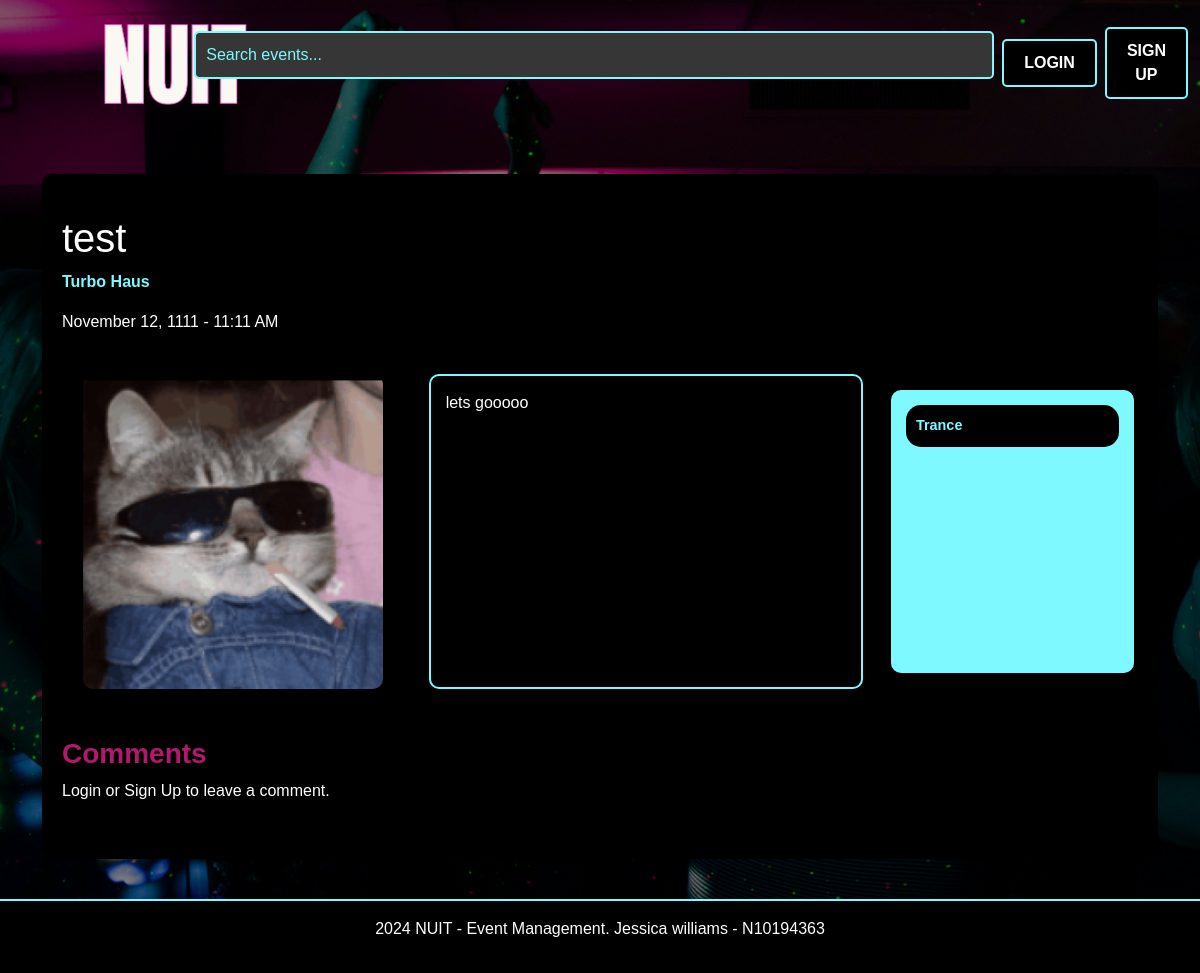
/event-details/1, run on an earlier commit of the app's database.
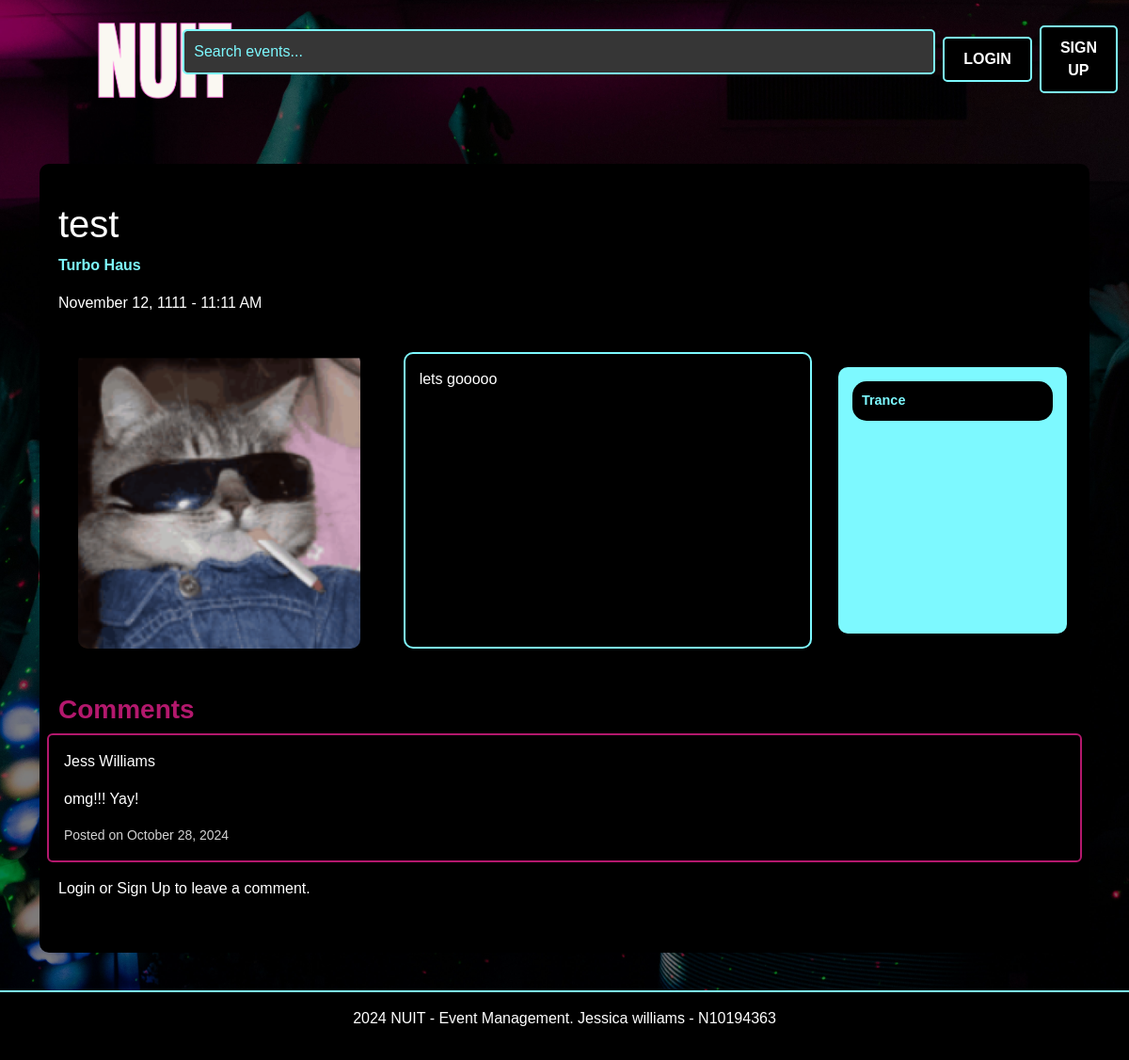
And on a later commit of the database.
### website/models.py (models this page shows)
class Event(db.Model):
    id = db.Column(db.Integer, primary_key=True)
    name = db.Column(db.String(100), nullable=False)
    location = db.Column(db.String(100), nullable=False)
    date = db.Column(db.DateTime, nullable=False)
    description = db.Column(db.Text, nullable=True)
    available_tickets = db.Column(db.Integer, nullable=False)
    categories = db.Column(db.String(200), nullable=False)
    status = db.Column(db.String(200), default="Tickets available", nullable=False)
    image = db.Column(db.String(100), nullable=True)
    creator_id = db.Column(db.Integer, db.ForeignKey('user.id'), nullable=False)
    comments = db.relationship('Comment', backref='event', lazy=True)
    bookings = db.relationship('Booking', backref='event', lazy=True)

class Comment(db.Model):
    id = db.Column(db.Integer, primary_key=True)
    text = db.Column(db.String(500), nullable=False)
    created_at = db.Column(db.DateTime, default=datetime.now(timezone.utc))
    user_id = db.Column(db.Integer, db.ForeignKey('user.id'), nullable=False)
    event_id = db.Column(db.Integer, db.ForeignKey('event.id'), nullable=False)

class User(db.Model, UserMixin):
    id = db.Column(db.Integer, primary_key=True)
    first_name = db.Column(db.String(100), nullable=False)
    last_name = db.Column(db.String(100), nullable=False)
    email = db.Column(db.String(100), unique=True, nullable=False)
    password_hash = db.Column(db.String(128), nullable=False)
    comments = db.relationship('Comment', backref='user', lazy=True)
    bookings = db.relationship('Booking', backref='user', lazy=True)
    created_events = db.relationship('Event', backref='creator', lazy=True)

### website/views.py (the view)
@main_bp.route('/event-details/<int:event_id>', methods=['GET', 'POST'])
def event_details(event_id):
    event = Event.query.get_or_404(event_id)
    comments = Comment.query.filter_by(event_id=event_id).all()
    comment_form = CommentForm()
    booking_form = BookingForm()
    return render_template('event_details.html', event=event, comments=comments, comment_form=comment_form, booking_form=booking_form)

### website/forms.py
class CommentForm(FlaskForm):
    text = TextAreaField("Comment", validators=[InputRequired(), Length(max=500)])
    submit = SubmitField("Post")

class BookingForm(FlaskForm):
    quantity = IntegerField("Ticket Quantity", validators=[InputRequired(), NumberRange(min=1)])
    user_id = HiddenField("UserID", validators=[InputRequired()])
    event_id = HiddenField("EventID", validators=[InputRequired()])
    submit = SubmitField("Book Now")

### website/templates/event_details.html (shortened to what this page needs)
{% extends "base.html" %} {% from "bootstrap5/form.html" import render_form %}
{% block content %}
<div class="container mt-5">
  <div class="section-background">
    <div class="row d-flex justify-content-between align-items-center">
      <div class="col-md-6">
        <h1>{{ event.name }}</h1>
        <p class="location">{{ event.location }}</p>
        <p>{{ event.date.strftime('%B %d, %Y - %I:%M %p') }}</p>
      </div>
    </div>
    <div class="row d-flex align-items-stretch mt-4">
      <div class="col-md-4 d-flex justify-content-center align-items-stretch">
        <img
        src="{{ url_for('static', filename=event.image.replace('website/static/', '')) }}"
        alt="Event Image"
        class="img-fluid"
        style="max-width: 100%; border-radius: 10px"
      />
      </div>
      <div class="col-md-5 d-flex flex-column">
        <div
          class="description d-flex flex-column justify-content-between"
          style="
            background-color: black;
            color: white;
            border: 2px solid #7df9ff;
            padding: 15px;
            border-radius: 10px;
            height: 100%;
          "
        >
          <p style="text-align: justify">{{ event.description }}</p>
        </div>
      </div>
      <div
        class="col-md-3 d-flex flex-column justify-content-start p-3 align-items-stretch"
      >
        <div class="music-tags d-flex flex-column justify-content-start">
          {% for category in event.categories.split(',') %}
          <span class="pill-tag">{{ category }}</span>
          {% endfor %}
        </div>
      </div>
    </div>
    <div class="row mt-5">
      <h3>Comments</h3>
      {% for comment in comments %}
          <div class="card p-3 mb-3 comment-card">
            <p class="username">{{ comment.user.first_name }} {{ comment.user.last_name }}</p>
              <p>{{ comment.text }}</p>
              <small>Posted on {{ comment.created_at.strftime('%B %d, %Y') }}</small>
          </div>
      {% endfor %}
        </div>
        {% if current_user.is_authenticated %}
        <h4>Leave a Comment</h4>
        <form
          method="POST"
          action="{{ url_for('event_bp.post_comment', event_id=event.id) }}"
        >
          {{ comment_form.hidden_tag() }}
          <div class="mb-3">
            {{ comment_form.text.label(class="form-label") }} {{
              comment_form.text(class="form-control", rows="3") }}
          </div>
          {{ comment_form.submit(class="btn btn-primary") }}
        </form>
        {% else %}
        <p>Login or Sign Up to leave a comment.</p>
          {% endif %}
      </div>
    </div>
{% endblock %}

### website/templates/base.html (shortened to what this page needs)
<html>
  <head>
    <link
      href="https://cdn.jsdelivr.net/npm/bootstrap@5.3.2/dist/css/bootstrap.min.css"
      rel="stylesheet"
    />
    <link
      rel="stylesheet"
      href="{{ url_for('static', filename='css/styles.css') }}"
    />
  </head>
  <body>
    <header>
      <nav class="navbar navbar-expand-lg navbar-dark bg-dark">
        <div
          class="container-fluid d-flex justify-content-between align-items-center"
        >
          <a class="navbar-brand" href="{{ url_for('main.index') }}">
            <img src="static/img/logo.png" alt="Nuit Logo" class="logo" />
          </a>
          <form class="d-flex mx-auto">
            <input
              class="form-control"
              type="search"
              placeholder="Search events..."
              aria-label="Search"
              style="width: 800px"
            />
          </form>
          {% if current_user.is_authenticated %}
          <div class="d-flex ms-2">
            <a href="{{ url_for('main.create_event') }}">
              <button class="btn">Create Event +</button>
            </a>
          </div>
          <div class="d-flex ms-2">
            <a href="{{ url_for('main.user_events') }}" class="btn"
              >My Events</a
            >
          </div>
          <div class="d-flex ms-2">
            <a href="{{ url_for('main.booking_history') }}" class="btn"
              >Booking History</a
            >
          </div>
          <div class="d-flex ms-2">
            <a href="{{ url_for('auth.logout') }}" class="btn">Log Out</a>
          </div>
          {% else %}
          <div class="d-flex ms-2">
            <button
              type="button"
              class="btn btn-filter"
              data-bs-toggle="modal"
              data-bs-target="#loginModal"
            >
              Login
            </button>
          </div>
          <div class="d-flex ms-2">
            <button
              type="button"
              class="btn"
              data-bs-toggle="modal"
              data-bs-target="#registerModal"
            >
              SIGN UP
            </button>
            {% endif %}
          </div>
        </div>
      </nav>
    </header>
    {% block content %} {% endblock %}
    <footer class="footer bg-dark text-white text-center py-3 mt-auto">
      <p>2024 NUIT - Event Management. Jessica williams - N10194363</p>
    </footer>
  </body>
</html>

### website/static/css/styles.css (style rules this page uses)
body, h1, h2, h3, h4, h5, h6, p, a, button, input, footer, .search-bar { font-family: Verdana, Geneva, sans-serif; }
h3,h4 { color: rgb(179, 24, 109); font-weight: bold; }
html, body { height: 100%; margin: 0; }
body { display: flex; flex-direction: column; justify-content: space-between; }
.navbar { background-color: transparent !important; border: none; }
.logo { height: 100px; width: auto; max-width: 100%; margin-left: 80px; margin-right: 20px; }
.btn { background-color: #000000; color: white; border: 2px solid rgb(125, 249, 255); padding: 10px 20px; border-radius: 5px; font-weight: bold; text-transform: uppercase; transition: background-color 0.3s ease, border-color 0.3s ease; }
.location { color: #7DF9FF; font-weight: bold; }
body { background-image: url('../img/background.jpg'); background-size: cover; background-position: center; background-repeat: no-repeat; background-attachment: fixed; color: white; position: relative; z-index: 0; }
body::before { content: ""; position: fixed; top: 0; left: 0; width: 100%; height: 100%; background-color: rgba(0, 0, 0, 0.5); z-index: -1; }
.section-background { background-color: black; padding: 40px 20px; margin-bottom: 40px; border-radius: 10px; }
.footer { background-color: #000000 !important; color: white !important; padding: 20px; text-align: center; border-top: 2px solid #7DF9FF; flex-shrink: 0; }
.music-tags { background-color: #7DF9FF; border-radius: 10px; padding: 15px; width: 100%; box-sizing: border-box; height: 100%; }
.pill-tag { background-color: black; color: #7DF9FF; border-radius: 15px; padding: 10px; font-size: 0.9rem; font-weight: bold; margin-bottom: 10px; }
.comment-card { background-color: black; border: 2px solid rgb(179, 24, 109); color: white; }
.comment-card small { color: lightgray; }
.form-control { background-color: rgb(54, 54, 54); color: #7DF9FF; border: 2px solid #7DF9FF; border-radius: 5px; padding: 10px; }
.form-control::placeholder { color: #7DF9FF; }

What changed in the data, as far as the page shows it:
added Comment: user.first_name "Jess", user.last_name "Williams", text "omg!!! Yay!", created_at "October 28, 2024"
